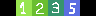

This is a level from a 2D game, rendered from its Tiled map with the project's own tilesets. A one-line summary and the complete map file follow:
An orthogonal 6x1 tile map with 16x16 px tiles, 1 tile layer (Ground).

<map version="1.8" tiledversion="1.8.2" orientation="orthogonal" renderorder="right-down" width="6" height="1" tilewidth="16" tileheight="16" infinite="0" nextlayerid="2" nextobjectid="1">
 <tileset firstgid="1" source="../spr_test_tileset.tsx" />
 <layer id="1" name="Ground" width="6" height="1">
  <data encoding="csv">
1,2,3,4,6,0
</data>
 </layer>
</map>
